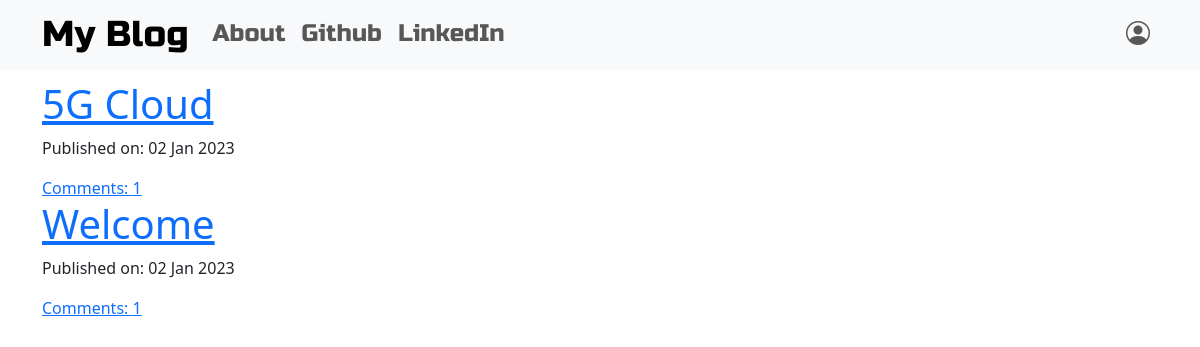
The page / on the database its author committed.
### blog/models.py (models this page shows, shortened)
class Post(models.Model):
    author = models.ForeignKey('auth.User',on_delete=models.CASCADE)
    title = models.CharField(max_length=200)
    text = models.TextField()
    create_date = models.DateTimeField(default=django.utils.timezone.now)
    published_date = models.DateTimeField(blank=True,null=True)
    def approve_comments(self):
        return self.comments.filter(approved_comment=True)

### blog/views.py (the view)
# urls.py: path("",views.PostListView.as_view(),name='post_list'),
class PostListView(ListView):
    model = Post
    def get_queryset(self):
        return Post.objects.filter(published_date__lte=django.utils.timezone.now()).order_by('-published_date')

### blog/templates/blog/post_list.html
{% extends 'blog/base.html' %}
{% block content %}
<div class="centerstage">
    {% for post in post_list %}
    <div class="post">
        <h1><a href="{% url 'post_detail' pk=post.pk %}">{{ post.title }}</a></h1>
        <div class="date">
            <p>Published on: {{ post.published_date|date:"d M Y" }}</p>
        </div>
        <a href="{% url 'post_detail' pk=post.pk %}">Comments: {{ post.approve_comments.count }}</a>
    </div>
    {% endfor %}
</div>
{% endblock %}

### blog/templates/blog/base.html (shortened to what this page needs)
<!DOCTYPE html>
{% load static %}
<html lang="en">
<head>
    <link href="https://cdn.jsdelivr.net/npm/bootstrap@5.3.0-alpha1/dist/css/bootstrap.min.css" rel="stylesheet">
    <link rel="stylesheet" href="https://cdn.jsdelivr.net/npm/bootstrap-icons@1.7.2/font/bootstrap-icons.css">
    <link rel="stylesheet" href="//cdn.jsdelivr.net/npm/medium-editor@latest/dist/css/medium-editor.min.css" type="text/css" media="screen" charset="utf-8">
    <link rel="stylesheet" href="{% static 'css/blog.css' %}">
</head>
<body>
    <nav class="navbar navbar-expand-lg navbar-light bg-light techfont">
        <div class="container">
            <div class="collapse navbar-collapse">
                <ul class="navbar-nav mr-auto">
                    <li><a class="navbar-brand bigbrand" href="{% url 'post_list' %}">My Blog</a></li>
                    <li><a class="nav-link" href="{% url 'about' %}">About</a></li>
                    <li><a class="nav-link" href="https://www.github.com">Github</a></li>
                    <li><a class="nav-link" href="https://www.linkedin.com">LinkedIn</a></li>
                </ul>
            </div>
            <div class="navbar-nav align-items-center ml-auto">
                    {% if user.is_authenticated %}
                        <a class="nav-item nav-link" href="{% url 'post_new' %}">New Post</a>
                        <a class="nav-item nav-link" href="{% url 'post_draft_list' %}">Drafts</a>
                        <a class="nav-item nav-link" href="{% url 'logout' %}">Log out</a>
                        <a >Welcome: {{ user.username }}</a>
                    {% else %}
                        <a class="nav-item nav-link" href="{% url 'login' %}" aria-label="Login">
                            <i class="bi bi-person-circle fa-xs"></i></a>
                    {% endif %}
                </div>
        </div>
    </nav>
    <div class="content container">
        <div class="row">
            <div class="col-md-8">
                <div class="blog_posts">
                    {% block content %}
                    {% endblock %}
                </div>
            </div>
        </div>
    </div>
</body>
</html>

### blog/static/css/blog.css (style rules this page uses)
.techfont { font-family: 'Russo One', sans-serif; font-size: 1.5em; margin-bottom: 10px; }
.bigbrand { font-size: 1.5em; }
.centerstage { margin-left: auto; margin-right: auto; }

### rows shown on the page
Post: title "5G Cloud", published_date "02 Jan 2023", approve_comments.count "1"
Post: title "Welcome", published_date "02 Jan 2023", approve_comments.count "1"
